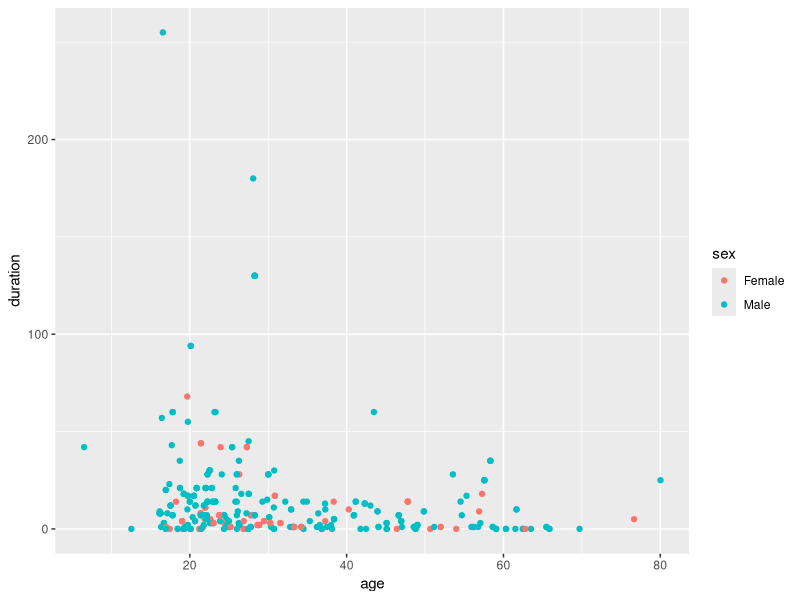
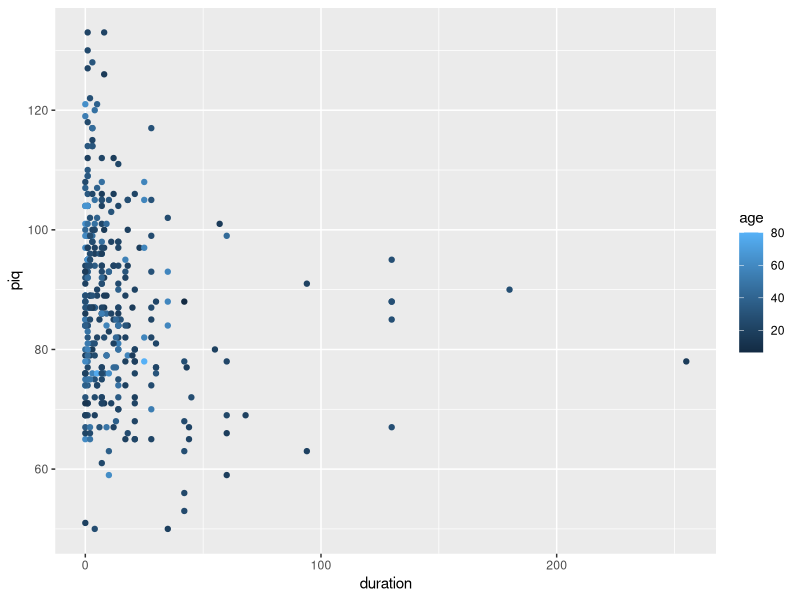
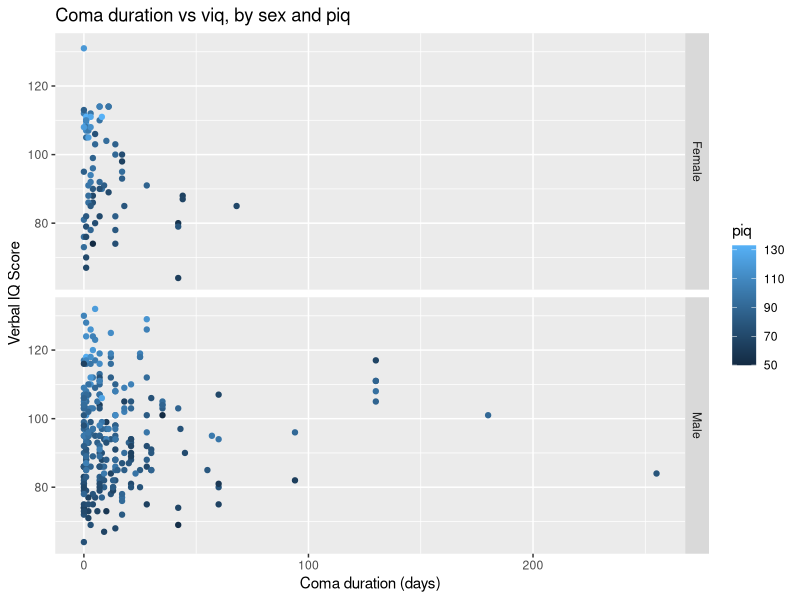
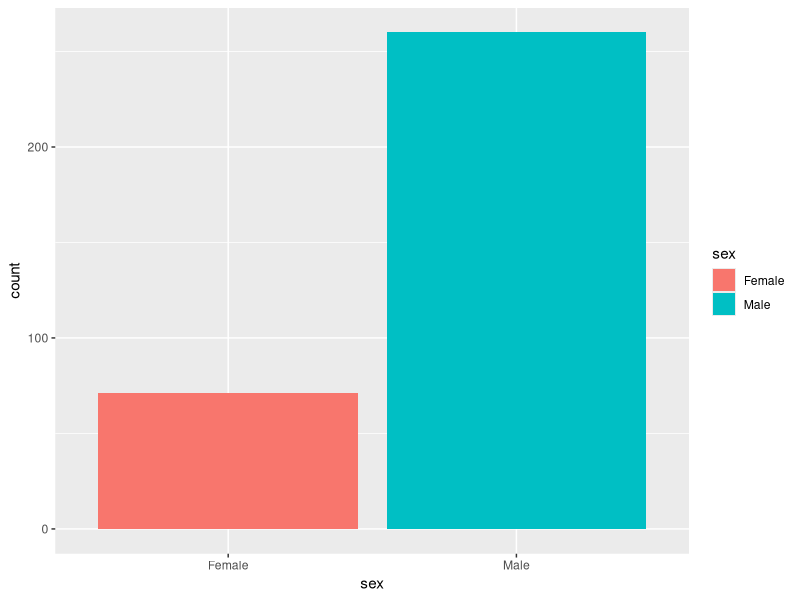
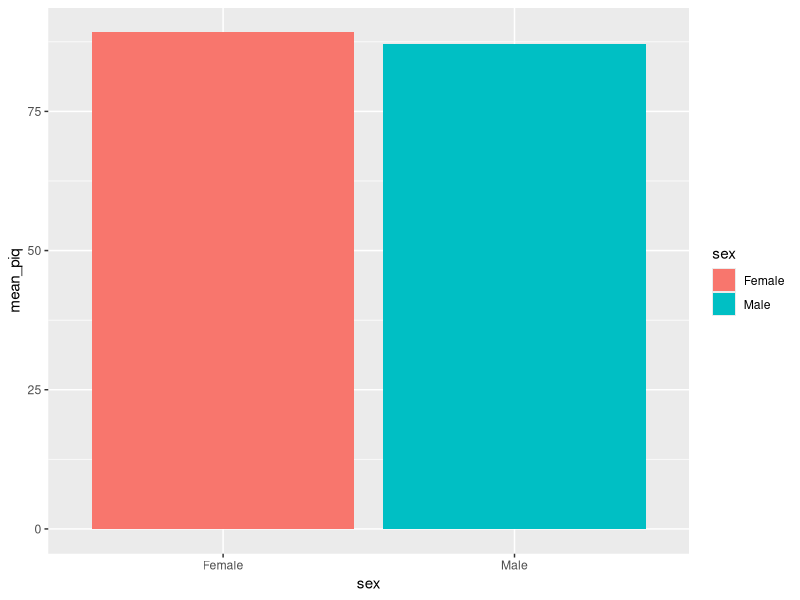
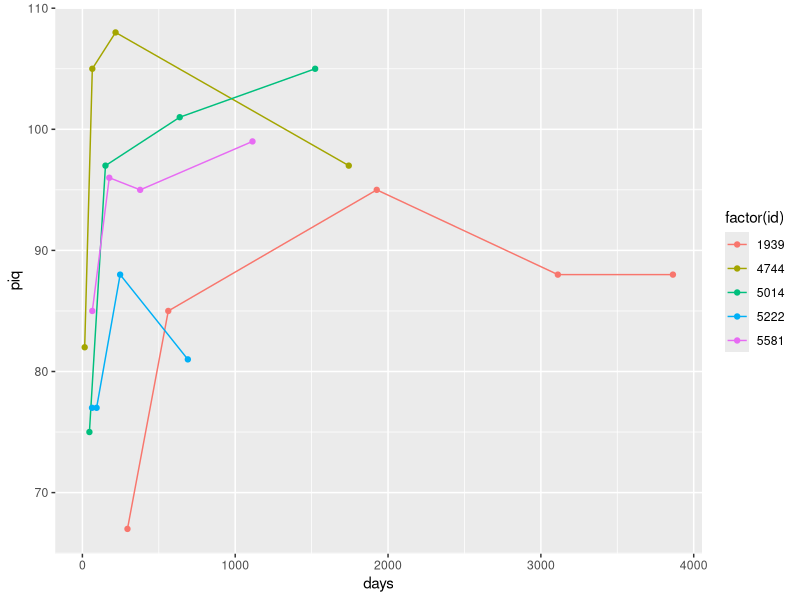

Write the R code that produced these figures, in order.

##############################################################################
## Worksheet 4: ggplot
##############################################################################


## 1. libraries and data -----------------------------

## Load the data.table and car libraries. 
library(data.table)
library(car)
library(ggplot2)

## load the dataset called "Wong" from the car library, and convert it to a data.table called "comas".
comas <- data.table(Wong)

## 2. Plots -----------------------------

## Make a scatter plot of age vs coma duration, colored by sex.
ggplot(comas, aes(x=age, y=duration)) + 
  geom_point(aes(color=sex))

## Make a scatter plot of coma duration vs piq, colored by age.
ggplot(comas, aes(x=duration, y=piq)) + 
  geom_point(aes(color=age))

## Make a scatter plot of coma duration vs viq, faceted by sex and colored by piq.
## Label it appropriately. 
ggplot(comas, aes(x=duration, y=viq)) + 
  geom_point(aes(color=piq)) + 
  facet_grid(sex ~ .) +
  labs(title="Coma duration vs viq, by sex and piq",
       x="Coma duration (days)",
       y="Verbal IQ Score")

# ---

## Make a histogram (bar chart with counts) of the datset, by sex.
ggplot(comas, aes(x=sex)) +
  geom_bar(aes(fill=sex))
  
## Change this histogram so the y-axis is mean piq. 
ggplot(comas[, list(mean_piq=mean(piq)), by=list(sex)], aes(x=sex, y=mean_piq)) +
  geom_bar(aes(fill=sex),stat="identity")


## Make a new dataset containing only individuals with more than three observations. 
##  Make a line plot of this dataset showing "days" vs piq, colored by id. Superimpose
##  The data points (aka a scatter plot) over this line plot. 
comas[, count:= .N, by=list(id)]
ggplot(comas[count>3], aes(x=days, y=piq, group=id)) +
  geom_line(aes(color=factor(id))) +
  geom_point(aes(color=factor(id)))
  
  





